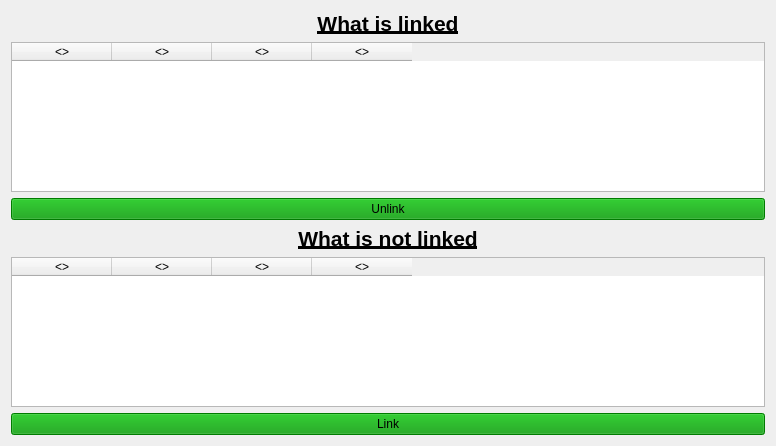
<?xml version="1.0" encoding="UTF-8"?>
<ui version="4.0">
 <class>ConnectionDialog</class>
 <widget class="QDialog" name="ConnectionDialog">
  <property name="geometry">
   <rect>
    <x>0</x>
    <y>0</y>
    <width>776</width>
    <height>446</height>
   </rect>
  </property>
  <property name="windowTitle">
   <string>Dialog</string>
  </property>
  <property name="styleSheet">
   <string notr="true"/>
  </property>
  <layout class="QGridLayout" name="gridLayout">
   <item row="1" column="0">
    <widget class="QTableWidget" name="linkedTable">
     <property name="styleSheet">
      <string notr="true">;</string>
     </property>
     <property name="editTriggers">
      <set>QAbstractItemView::NoEditTriggers</set>
     </property>
     <property name="selectionBehavior">
      <enum>QAbstractItemView::SelectRows</enum>
     </property>
     <property name="sortingEnabled">
      <bool>false</bool>
     </property>
     <column>
      <property name="text">
       <string>&lt;&gt;</string>
      </property>
     </column>
     <column>
      <property name="text">
       <string>&lt;&gt;</string>
      </property>
     </column>
     <column>
      <property name="text">
       <string>&lt;&gt;</string>
      </property>
     </column>
     <column>
      <property name="text">
       <string>&lt;&gt;</string>
      </property>
     </column>
    </widget>
   </item>
   <item row="0" column="0">
    <widget class="QLabel" name="WharisLinked">
     <property name="text">
      <string>&lt;html&gt;&lt;head/&gt;&lt;body&gt;&lt;p align=&quot;center&quot;&gt;&lt;span style=&quot; font-size:16pt; font-weight:600; text-decoration: underline; color:#000000;&quot;&gt;What is linked&lt;/span&gt;&lt;/p&gt;&lt;/body&gt;&lt;/html&gt;</string>
     </property>
    </widget>
   </item>
   <item row="4" column="0">
    <widget class="QTableWidget" name="unLinkedTable">
     <property name="styleSheet">
      <string notr="true"/>
     </property>
     <property name="editTriggers">
      <set>QAbstractItemView::NoEditTriggers</set>
     </property>
     <property name="selectionBehavior">
      <enum>QAbstractItemView::SelectRows</enum>
     </property>
     <property name="gridStyle">
      <enum>Qt::DashLine</enum>
     </property>
     <property name="sortingEnabled">
      <bool>false</bool>
     </property>
     <column>
      <property name="text">
       <string>&lt;&gt;</string>
      </property>
     </column>
     <column>
      <property name="text">
       <string>&lt;&gt;</string>
      </property>
     </column>
     <column>
      <property name="text">
       <string>&lt;&gt;</string>
      </property>
     </column>
     <column>
      <property name="text">
       <string>&lt;&gt;</string>
      </property>
     </column>
    </widget>
   </item>
   <item row="3" column="0">
    <widget class="QLabel" name="WhatIsNotLinked">
     <property name="text">
      <string>&lt;html&gt;&lt;head/&gt;&lt;body&gt;&lt;p align=&quot;center&quot;&gt;&lt;span style=&quot; font-size:16pt; font-weight:600; text-decoration: underline; color:#000000;&quot;&gt;What is not linked&lt;/span&gt;&lt;/p&gt;&lt;/body&gt;&lt;/html&gt;</string>
     </property>
    </widget>
   </item>
   <item row="2" column="0">
    <widget class="QPushButton" name="unlinkButton">
     <property name="enabled">
      <bool>false</bool>
     </property>
     <property name="styleSheet">
      <string notr="true">background-color: rgb(0, 150, 0);
color: rgb(0, 0, 0);</string>
     </property>
     <property name="text">
      <string>Unlink</string>
     </property>
    </widget>
   </item>
   <item row="7" column="0">
    <widget class="QPushButton" name="linkButton">
     <property name="enabled">
      <bool>false</bool>
     </property>
     <property name="autoFillBackground">
      <bool>false</bool>
     </property>
     <property name="styleSheet">
      <string notr="true">background-color: rgb(0, 150, 0);
color: rgb(0, 0, 0);</string>
     </property>
     <property name="text">
      <string>Link</string>
     </property>
    </widget>
   </item>
  </layout>
 </widget>
 <resources/>
 <connections/>
</ui>
